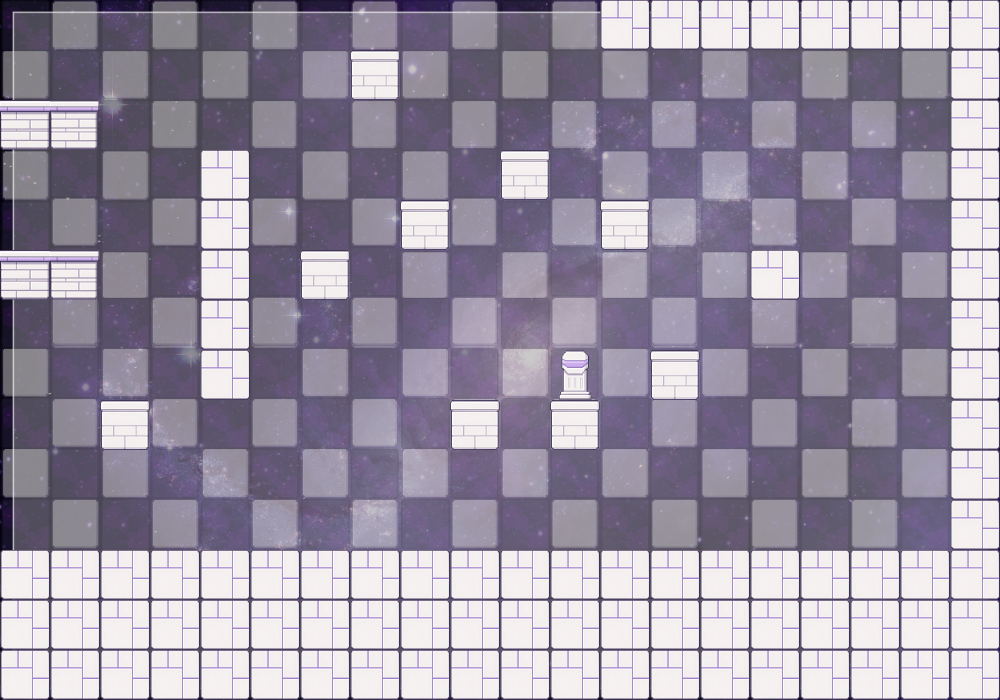

This game map was drawn from its Tiled (.tmx) file and the tilesets committed beside it. A one-line description and the full map source follow:
An orthogonal 20x14 tile map with 50x50 px tiles, 1 tile layer (Tile Layer 1), 1 image layer and 3 objects.

<map version="1.10" tiledversion="1.11.2" orientation="orthogonal" renderorder="right-down" width="20" height="14" tilewidth="50" tileheight="50" infinite="0" nextlayerid="4" nextobjectid="4">
 <properties>
  <property name="time_limit" type="int" value="60" />
  <property name="turns" type="int" value="24" />
 </properties>
 <tileset firstgid="1" source="../assets/sprites.tsx" />
 <imagelayer id="2" name="background">
  <image source="../assets/level-bg.png" width="1000" height="700" />
 </imagelayer>
 <layer id="1" name="Tile Layer 1" width="20" height="14">
  <data encoding="csv">
0,0,0,0,0,0,0,0,0,0,0,0,16,16,16,16,16,16,16,16,
0,0,0,0,0,0,0,20,0,0,0,0,0,0,0,0,0,0,0,16,
17,14,0,0,0,0,0,0,0,0,0,0,0,0,0,0,0,0,0,16,
0,0,0,0,16,0,0,0,0,0,20,0,0,0,0,0,0,0,0,16,
0,0,0,0,16,0,0,0,20,0,0,0,20,0,0,0,0,0,0,16,
17,14,0,0,16,0,20,0,0,0,0,0,0,0,0,16,0,0,0,16,
0,0,0,0,16,0,0,0,0,0,0,0,0,0,0,0,0,0,0,16,
0,0,0,0,16,0,0,0,0,0,0,19,0,20,0,0,0,0,0,16,
0,0,20,0,0,0,0,0,0,20,0,20,0,0,0,0,0,0,0,16,
0,0,0,0,0,0,0,0,0,0,0,0,0,0,0,0,0,0,0,16,
0,0,0,0,0,0,0,0,0,0,0,0,0,0,0,0,0,0,0,16,
16,16,16,16,16,16,16,16,16,16,16,16,16,16,16,16,16,16,16,16,
16,16,16,16,16,16,16,16,16,16,16,16,16,16,16,16,16,16,16,16,
16,16,16,16,16,16,16,16,16,16,16,16,16,16,16,16,16,16,16,16
</data>
 </layer>
 <objectgroup id="3" name="Object Layer 1">
  <object id="1" gid="4" x="400" y="550" width="50" height="50" />
  <object id="2" gid="2" x="150" y="550" width="50" height="50" />
  <object id="3" gid="8" x="50" y="250" width="50" height="50" />
 </objectgroup>
</map>
